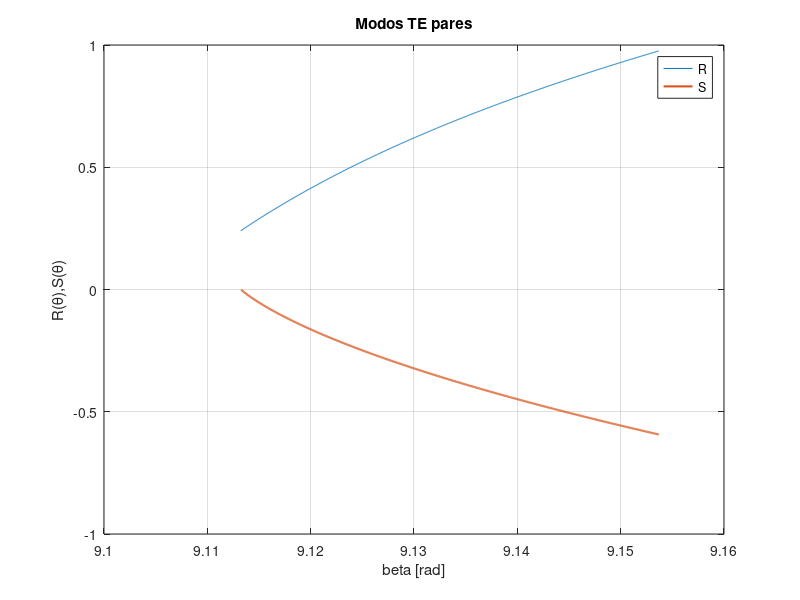

This figure's MATLAB source:
clc, close all, clear all

%Parámetros
%Todas las unidades en um
lambda=1;               %longitud de onda
k0=2*pi/lambda;         %numero de onda
a=4.1;                  %radius in um
n1=1.4568527308462205;  %core (germanio)
n2=1.450417399464332;   %cladding (sílice)

% syms beta
% q1=sqrt((n1^2)*(k0^2)-(beta^2));
% q2=sqrt((beta^2)-(n2^2)*(k0^2));
% 
% j2=besselj(2,q1*a);
% j1=besselj(0,q1*a);
% k2=besselk(2,q2*a);
% k1=besselk(1,q2*a);
% 
% f=q1.*(j2./j1)-q2.*(k2./k1);

% Plot
R=@(beta) (sqrt((n1^2)*(k0^2)-(beta.^2))).*((besselj(1,(sqrt((n1^2)*(k0^2)-(beta.^2)))*a))./(besselj(2,(sqrt((n1^2)*(k0^2)-(beta.^2)))*a)));
S=@(beta) -(sqrt((beta.^2)-(n2^2)*(k0^2))).*((besselk(1,(sqrt((beta.^2)-(n2^2)*(k0^2)))*a))./(besselk(2,(sqrt((beta.^2)-(n2^2)*(k0^2)))*a)));
beta=linspace(n2*k0,n1*k0,1000);
figure('Name','Modos TE'), plot(beta,R(beta),beta,S(beta),'LineWidth',1.5), grid on
legend('R','S','Location','best')
title('Modos TE pares')
xlabel('beta [rad]') 
ylabel('R(θ),S(θ)')

% Método de Newton para hallar las soluciones (intersecciones de las gráficas)
% df = diff(f)
% f=@(beta) (sqrt((n1^2)*(k0^2)-(beta.^2))).*((besselj(2,(sqrt((n1^2)*(k0^2)-(beta.^2)))*a))./(besselj(1,(sqrt((n1^2)*(k0^2)-(beta.^2)))*a)))-(sqrt((beta.^2)-(n2^2)*(k0^2))).*((besselk(2,(sqrt((beta.^2)-(n2^2)*(k0^2)))*a))./(besselk(1,(sqrt((beta.^2)-(n2^2)*(k0^2)))*a)));
% df=@(beta) ((beta^2 - 5844206315499461/70368744177664)^(1/2)*((2*beta*besselk(2, (41*(beta^2 - 5844206315499461/70368744177664)^(1/2))/10))/(beta^2 - 5844206315499461/70368744177664) + (41*beta*besselk(1, (41*(beta^2 - 5844206315499461/70368744177664)^(1/2))/10))/(10*(beta^2 - 5844206315499461/70368744177664)^(1/2))))/besselk(1, (41*(beta^2 - 5844206315499461/70368744177664)^(1/2))/10) - ((1474045368996815/17592186044416 - beta^2)^(1/2)*((41*beta*besselj(1, (41*(1474045368996815/17592186044416 - beta^2)^(1/2))/10))/(10*(1474045368996815/17592186044416 - beta^2)^(1/2)) + (2*beta*besselj(2, (41*(1474045368996815/17592186044416 - beta^2)^(1/2))/10))/(beta^2 - 1474045368996815/17592186044416)))/besselj(0, (41*(1474045368996815/17592186044416 - beta^2)^(1/2))/10) - (beta*besselj(2, (41*(1474045368996815/17592186044416 - beta^2)^(1/2))/10))/((1474045368996815/17592186044416 - beta^2)^(1/2)*besselj(0, (41*(1474045368996815/17592186044416 - beta^2)^(1/2))/10)) - (beta*besselk(2, (41*(beta^2 - 5844206315499461/70368744177664)^(1/2))/10))/((beta^2 - 5844206315499461/70368744177664)^(1/2)*besselk(1, (41*(beta^2 - 5844206315499461/70368744177664)^(1/2))/10)) - ((beta^2 - 5844206315499461/70368744177664)^(1/2)*besselk(2, (41*(beta^2 - 5844206315499461/70368744177664)^(1/2))/10)*((beta*besselk(1, (41*(beta^2 - 5844206315499461/70368744177664)^(1/2))/10))/(beta^2 - 5844206315499461/70368744177664) + (41*beta*besselk(0, (41*(beta^2 - 5844206315499461/70368744177664)^(1/2))/10))/(10*(beta^2 - 5844206315499461/70368744177664)^(1/2))))/besselk(1, (41*(beta^2 - 5844206315499461/70368744177664)^(1/2))/10)^2 - (41*beta*besselj(1, (41*(1474045368996815/17592186044416 - beta^2)^(1/2))/10)*besselj(2, (41*(1474045368996815/17592186044416 - beta^2)^(1/2))/10))/(10*besselj(0, (41*(1474045368996815/17592186044416 - beta^2)^(1/2))/10)^2);
% p0= 10;
% delta=1e-10;
% epsilon=1e-9;
% max=80;
% [c, err, yc] = bisect (f, 9.125, 9.13, delta)
